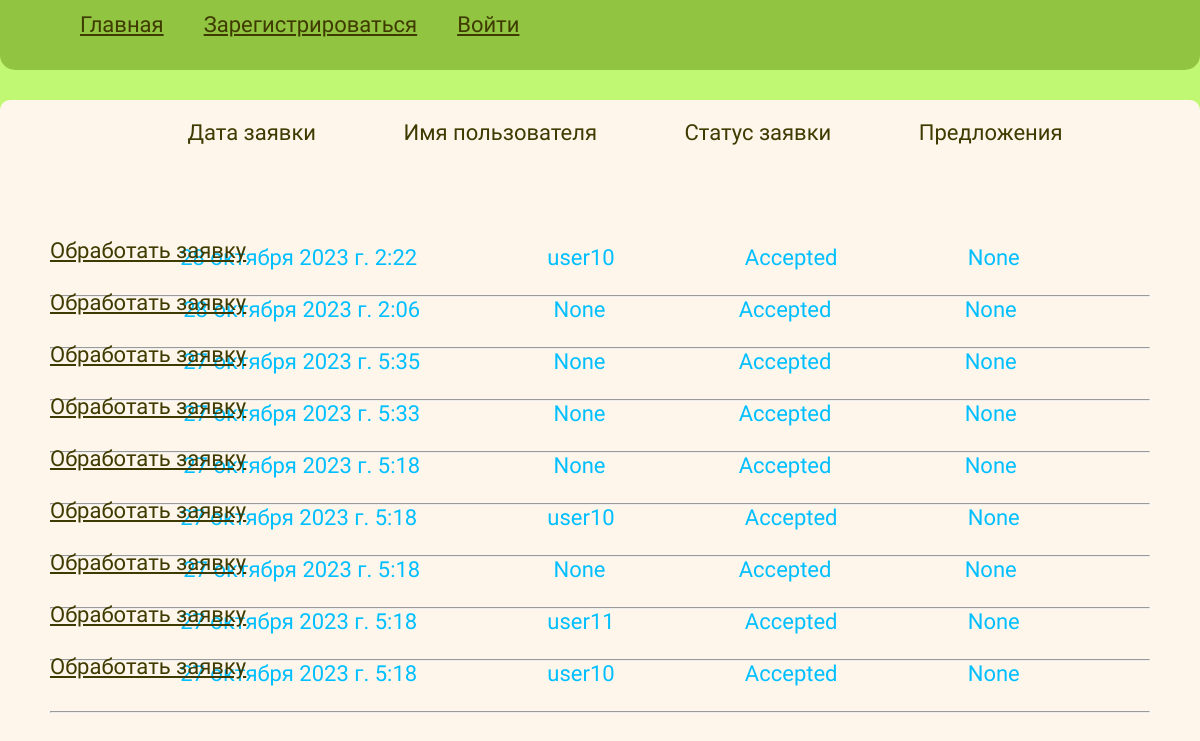
The app's page /appl_processing/, older data.
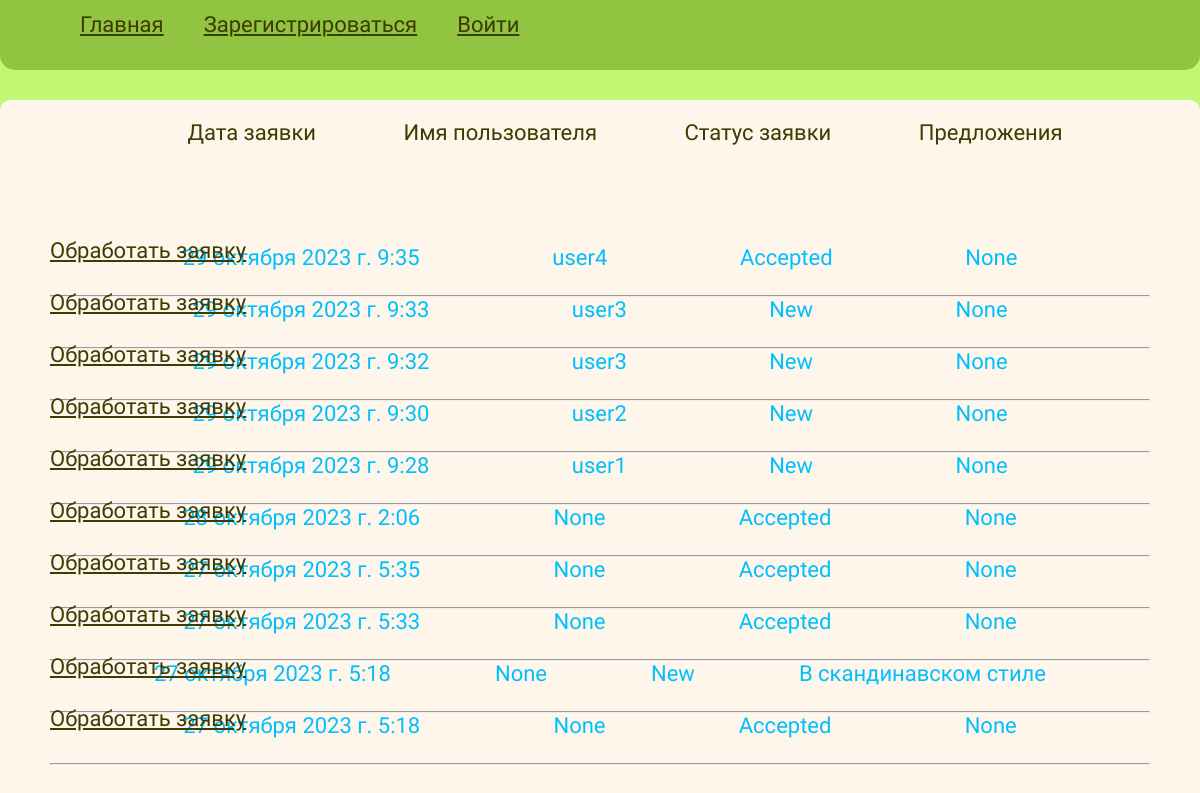
The same page, newer data.
### b1/models.py (models this page shows, shortened)
class Application(models.Model):
    name = models.CharField(max_length=254, verbose_name='Имя заявки', blank=True, null=True)
    description = models.CharField(max_length=254, verbose_name='Описание', blank=False)
    category = models.ForeignKey('Category', on_delete=models.CASCADE, verbose_name='Категория желаемого стиля',
                                 blank=False)
    photo = models.ImageField(max_length=254, verbose_name='Проект помещения', upload_to=get_name_file, blank=True,
                              validators=[FileExtensionValidator(allowed_extensions=['png', 'jpg', 'jpeg'])])
    STATUS_CHOISE = [
        ('New', 'Новая'),
        ('Accepted', 'Принято в работу'),
        ('Finished', 'Выполнено')
    ]
    status = models.CharField(max_length=254, verbose_name='Статус', choices=STATUS_CHOISE, default='New')
    date_creation = models.DateTimeField(auto_now_add=True, null=True)
    username = models.CharField(max_length=254, verbose_name='Логин', blank=True, null=True)
    suggestions = models.ForeignKey('Realization', on_delete=models.CASCADE, verbose_name='Предложения реализации',
                                    blank=True, null=True)

class Realization(models.Model):
    name = models.CharField(max_length=254, verbose_name='Название', blank=False,)
    description = models.CharField(max_length=254, verbose_name='Описание', blank=False)
    image = models.ImageField(max_length=254, upload_to=get_name_file, blank=True,
                              validators=[FileExtensionValidator(allowed_extensions=['png', 'jpg', 'jpeg'])])
    date_execution = models.DateTimeField(auto_now_add=True, null=True)
    def __str__(self):
        return str(self.name)

### b1/views.py (the view)
# urls.py: path('appl_processing/', ApplicationProcessingList.as_view(), name='apllication_processing'),
class ApplicationProcessingList(ListView):
    model = Application
    queryset = Application.objects.order_by('-date_creation')
    context_object_name = 'list'
    template_name = 'b1/list_applications.html'
    paginate_by = 10

### b1/templates/b1/list_applications.html
{% extends 'base.html' %}
{% block content %}
    <div class="application-header">
        <div>Дата заявки</div>
        <div>Имя пользователя</div>
        <div>Статус заявки</div>
        <div>Предложения</div>
    </div>
    {% for i in list %}
        <div class="application-body">
            <div class="data-generating">{{ i.date_creation }}</div>
            <div class="data-generating">{{i.username }}</div>
            <div class="data-generating">{{ i.status }}</div>
            <div class="data-generating">{{ i.suggestions }}</div>
        </div>
        <p class="submit_p"><a href="{% url 'processing' i.pk %}">Обработать заявку</a></p>
        <hr>
    {% endfor %}
{% endblock %}

### templates/base.html (shortened to what this page needs)
{% load static %}
<!DOCTYPE html>
<html lang="ru">
<head>
    <link rel="stylesheet" href="{% static 'css/style.css' %}">
</head>
<body>
    <nav>
        {% block navigation %}
            {% if user.is_authenticated %}
                <div class="user-name">{{ user.username }}</div>
                <div><a href="{% url 'home' %}">Главная</a></div>
                <div><a href="{% url 'createApplication' %}">Сделать заявку</a></div>
                <div><a href="{% url 'loginSuccess' %}">Мои заявки</a></div>
                {% if user.is_superuser %}
                    <div><a href="{% url 'apllication_processing' %}">Работа с заявками</a></div>
                {% endif %}
                <div><a href="{% url 'logout' %}">Выйти</a></div>
            {% else %}
                <div><a href="{% url 'home' %}">Главная</a></div>
                <div><a href="{% url 'registration' %}">Зарегистрироваться</a></div>
                <div><a href="{% url 'login' %}">Войти</a></div>
            {% endif %}
        {% endblock %}
    </nav>
    <div class="main_container">
        <div class="second_container">
            {% block content %}
            {% endblock %}
        </div>
    </div>
</body>
</html>

### static/css/style.css (style rules this page uses)
* { margin:0; padding: 0; box-sizing: content-box; font-size: 22px; font-family: 'Oswald', sans-serif; color:rgb(63, 59, 0); }
body { background-color: rgb(192, 247, 115); font-size:100px; }
nav { width:100vw; height:70px; position:fixed; display:flex; justify-content: left; background-color: rgb(144, 196, 65); border-bottom-left-radius: 15px; border-bottom-right-radius: 15px; }
nav>div { padding:0 20px; margin-top: 0px; font-size: 34px; }
nav>div:nth-child(1) { margin-left:60px; }
.main_container { display:flex; }
.second_container { width:1200px; height:3000px; margin: 100px auto 30px; background-color: rgb(255, 246, 235); border-radius: 10px; font-family: 'Barlow', sans-serif; font-weight: 400; padding:20px 50px; }
.application-header { display: flex; justify-content: space-evenly; margin-bottom: 100px; }
.application-header > div:first-child { margin-left: 50px; }
.application-body { display: flex; justify-content: space-evenly; }
.data-generating { color: #00BFFF; }
.submit_p { position:relative; top: -32px; }

Row changes from the older to the newer data that the page shows:
removed Application: date_creation "28 октября 2023 г. 2:22", username "user10", status "Accepted", suggestions "None"
removed Application: date_creation "27 октября 2023 г. 5:18", username "user10", status "Accepted", suggestions "None"
no longer on this page (row unchanged): Application: date_creation "27 октября 2023 г. 5:18", username "user11", status "Accepted", suggestions "None"
removed Application: date_creation "27 октября 2023 г. 5:18", username "user10", status "Accepted", suggestions "None"
added Application: date_creation "29 октября 2023 г. 9:35", username "user4", status "Accepted", suggestions "None"
added Application: date_creation "29 октября 2023 г. 9:33", username "user3", status "New", suggestions "None"
added Application: date_creation "29 октября 2023 г. 9:32", username "user3", status "New", suggestions "None"
added Application: date_creation "29 октября 2023 г. 9:30", username "user2", status "New", suggestions "None"
added Application: date_creation "29 октября 2023 г. 9:28", username "user1", status "New", suggestions "None"
changed Application: status "Accepted" → "New"; suggestions "None" → "В скандинавском стиле"
